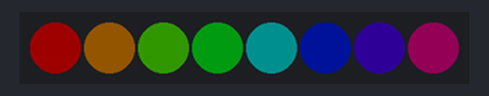
The program below on a simulated Raspberry Pi Pico running MicroPython. Shown: 8 RGB LEDs in strip order, left to right. Dim RGB values are drawn brighter than linear.

Above: at 0.15 s.
At 0.77 s:
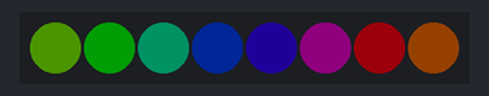
At 1.71 s:
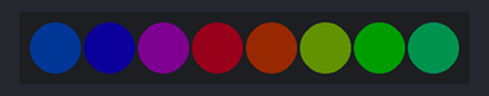
At 2.33 s:
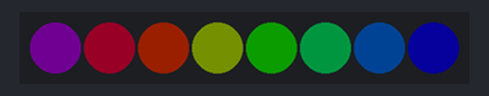
At 3.89 s:
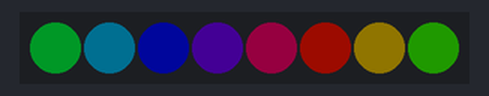
At 5.76 s:
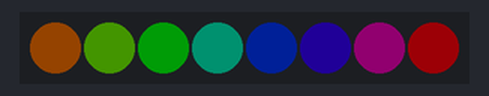
Timing chart, 0 to 40.0 s (numbered marks = the images above):
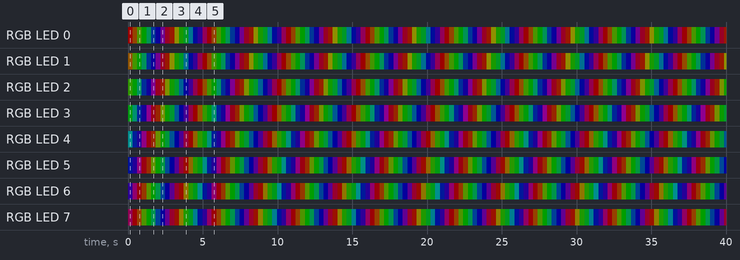

Measured:
- by itself, everything shown: repeats every 5.3 s, in 17 steps

The program:

arcobaleno.py
```python
# 12 - Arcobaleno che scorre sulla striscia NeoPixel

from machine import Pin
import neopixel
import time

NUM_LED = 8
LUMINOSITA = 0.12          # NON alzare troppo: assorbe corrente e abbaglia

np = neopixel.NeoPixel(Pin(17), NUM_LED)

def ruota(posizione):
    """Da un numero 0-255 restituisce un colore dell'arcobaleno."""
    posizione = posizione % 255
    if posizione < 85:
        return (255 - posizione * 3, posizione * 3, 0)
    elif posizione < 170:
        posizione = posizione - 85
        return (0, 255 - posizione * 3, posizione * 3)
    else:
        posizione = posizione - 170
        return (posizione * 3, 0, 255 - posizione * 3)

def attenua(colore, fattore):
    r, g, b = colore
    return (int(r * fattore), int(g * fattore), int(b * fattore))

offset = 0
while True:
    for i in range(NUM_LED):
        np[i] = attenua(ruota(i * 255 // NUM_LED + offset), LUMINOSITA)
    np.write()             # senza questa riga non succede NIENTE
    offset = offset + 3
    time.sleep(0.03)
```
